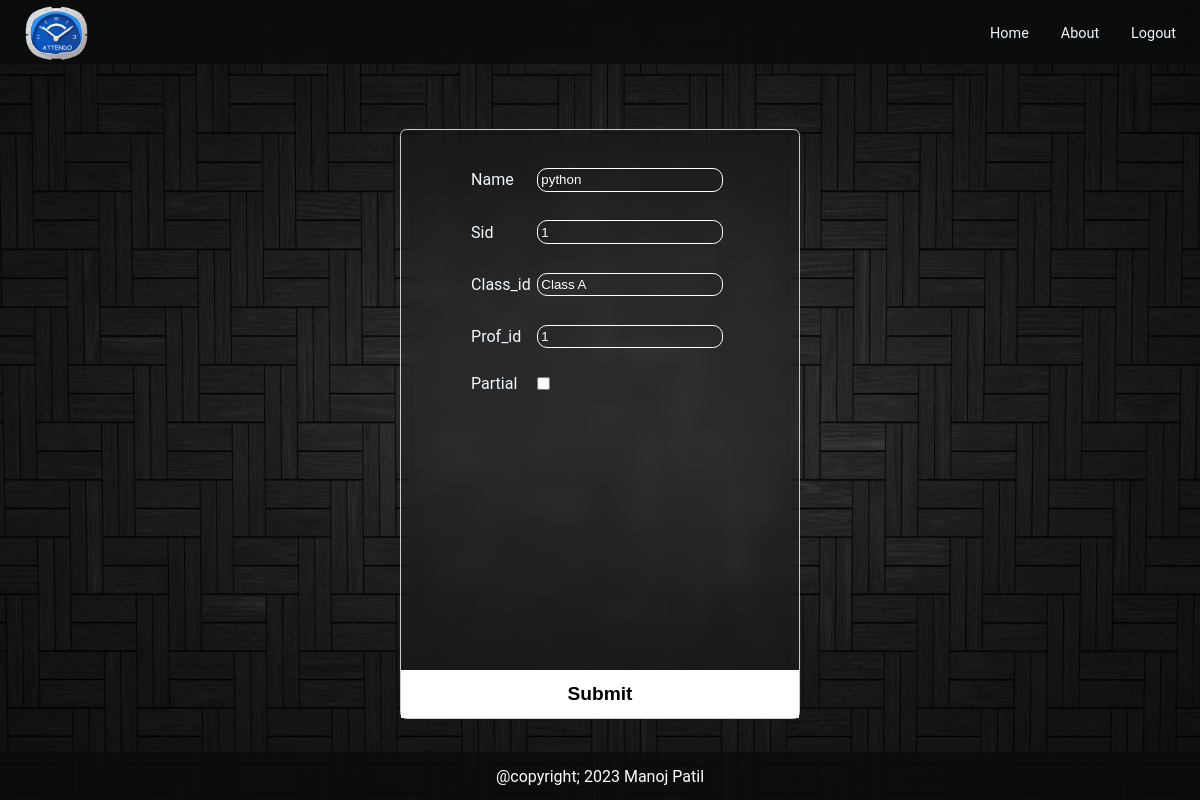
Page /editmain/sub/1 (signed in) on the earlier database version.
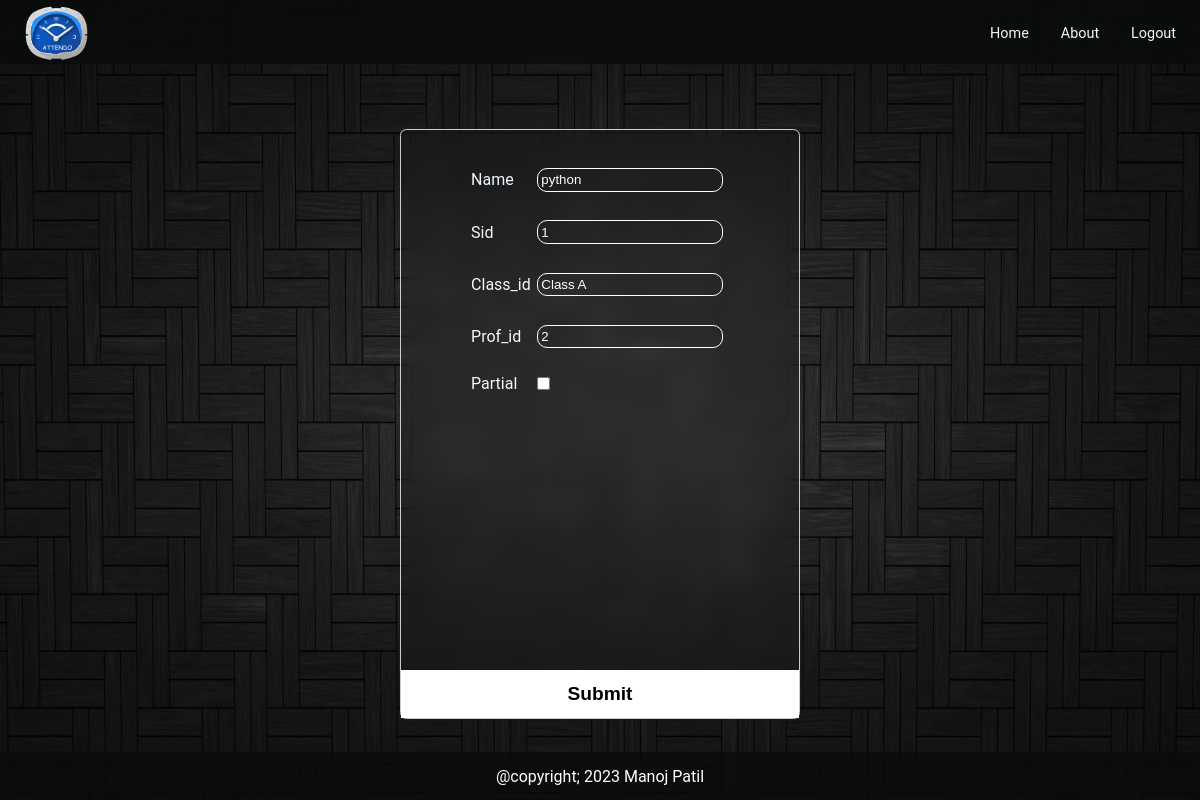
Same page on the later database version.
### mainapp/models.py (models this page shows)
class Subject(models.Model):
    name = models.CharField(max_length=200)
    sid = models.CharField(max_length=200,primary_key=True)
    Class = models.ForeignKey(Class,on_delete=models.CASCADE,null=True,blank=True)
    prof = models.ForeignKey(User,null=True,blank=True,on_delete=models.SET_NULL)
    partial = models.BooleanField(default=False)
    students= models.ManyToManyField(Student,blank=True)
    def __str__(self):
        return self.sid+self.name

### mainapp/views.py (the view)
# urls.py: path('editmain/<str:option>/<str:id>', editmain, name='editmain'),
@login_required(login_url="/login/")
def editmain(request,option,id):
    data = None
    if option=='stud':
        attr=[f.attname for f in Student._meta.fields]
        print(attr)
        type=['text','number','text']
        if id!='00':
            data=Student.objects.get(rollno=id)
    elif option=='class':
        attr=[f.attname for f in Class._meta.fields]
        type=['text']
        if id!='00':
            data=Class.objects.get(cid=id)
    elif option=='sub':
        attr=[f.attname for f in Subject._meta.fields]
        type = ['text', 'text', 'text', 'number', 'checkbox']
        if id!='00':
            data=Subject.objects.get(sid=id)
            print(data)
    elif option=='prof':
        attr=['id', 'username', 'first_name', 'last_name', 'email','password']
        type=['number','text','text','text','email','password']
        if id!='00':
            data=User.objects.get(id=id)
    attr=zip(attr,type)
    return render(request,'mainapp/editmain.html',{'id':id,'option':option,'attr':attr,'data':data,'class':Class.objects.all(),'prof':User.objects.all()})

### mainapp/templatetags/getattribute.py (called while the page is built)
def getattribute(value, arg):
    if hasattr(value, str(arg)):
        return getattr(value, arg)
    elif hasattr(value, 'has_key') and value.has_key(arg):
        return value[arg]
    elif numeric_test.match(str(arg)) and len(value) > int(arg):
        return value[int(arg)]
    else:
        return settings.TEMPLATE_STRING_IF_INVALID

### mainapp/templates/mainapp/editmain.html (shortened to what this page needs)
{% extends 'base.html' %}
{% load static %}
{% block css %}
{% load getattribute %}
<link rel="stylesheet" href="{% static 'mainapp/editmain.css' %}">
{% endblock css %}
{% block content %}
<div class="block">
    <form class="inner-block" action="send/{{id}}" method="post">
        <div class="form-container">
        <table class="form-table">
        {% for a, b in attr %}
        <tr>
        <td><label for="{{a}}" class="attr">{{a}}</label></td>
        <td><input type="{{b}}" value="{% if data %}{% if a != 'password' %}{{ data|getattribute:a }}{%endif%}{%endif%}" name="{{a}}" id="{{a}}" class="feilds {{option}}" {% if  a != "partial" %}required {% endif %}></td>
    </tr>
        {% endfor %}
    </table>
    </div>
        <input type="submit" class="submit">
    </form>
</div>
{% endblock content %}

Differences in the rows shown:
changed Subject "python": prof_id "1" → "2"
